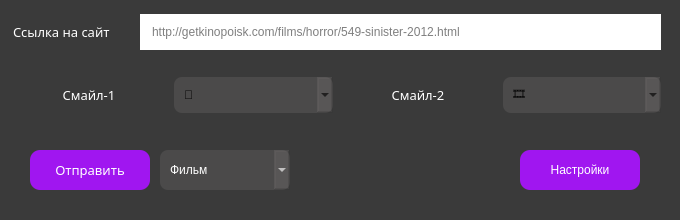
<?xml version="1.0" encoding="UTF-8"?>
<ui version="4.0">
 <class>Main</class>
 <widget class="QDialog" name="Main">
  <property name="geometry">
   <rect>
    <x>0</x>
    <y>0</y>
    <width>680</width>
    <height>220</height>
   </rect>
  </property>
  <property name="minimumSize">
   <size>
    <width>680</width>
    <height>220</height>
   </size>
  </property>
  <property name="maximumSize">
   <size>
    <width>680</width>
    <height>220</height>
   </size>
  </property>
  <property name="windowTitle">
   <string notr="true">Kuнoмaнuя NEWS</string>
  </property>
  <property name="windowIcon">
   <iconset>
    <normaloff>../../Pictures/Logos/klinklinom-1000pxv5-1024x1024.png</normaloff>../../Pictures/Logos/klinklinom-1000pxv5-1024x1024.png</iconset>
  </property>
  <property name="styleSheet">
   <string notr="true">font: 75 10pt &quot;Comfortaa&quot;;
background: #3a3a3a;</string>
  </property>
  <widget class="QPushButton" name="pushButton">
   <property name="enabled">
    <bool>true</bool>
   </property>
   <property name="geometry">
    <rect>
     <x>30</x>
     <y>150</y>
     <width>120</width>
     <height>40</height>
    </rect>
   </property>
   <property name="font">
    <font>
     <family>Comfortaa</family>
     <pointsize>10</pointsize>
     <weight>9</weight>
     <italic>false</italic>
     <bold>false</bold>
    </font>
   </property>
   <property name="cursor">
    <cursorShape>PointingHandCursor</cursorShape>
   </property>
   <property name="mouseTracking">
    <bool>false</bool>
   </property>
   <property name="autoFillBackground">
    <bool>false</bool>
   </property>
   <property name="styleSheet">
    <string notr="true">background: #a016f0;
color: #fff;
border-radius: 10px;</string>
   </property>
   <property name="text">
    <string>Отправить</string>
   </property>
   <property name="checkable">
    <bool>false</bool>
   </property>
   <property name="autoDefault">
    <bool>true</bool>
   </property>
   <property name="default">
    <bool>false</bool>
   </property>
  </widget>
  <widget class="QToolButton" name="toolButton">
   <property name="geometry">
    <rect>
     <x>520</x>
     <y>150</y>
     <width>120</width>
     <height>40</height>
    </rect>
   </property>
   <property name="cursor">
    <cursorShape>PointingHandCursor</cursorShape>
   </property>
   <property name="styleSheet">
    <string notr="true">background: #a016f0;
color: #fff;
border-radius: 10px;</string>
   </property>
   <property name="text">
    <string>Настройки</string>
   </property>
  </widget>
  <widget class="QWidget" name="layoutWidget">
   <property name="geometry">
    <rect>
     <x>10</x>
     <y>10</y>
     <width>651</width>
     <height>45</height>
    </rect>
   </property>
   <layout class="QGridLayout" name="main_Link">
    <item row="0" column="0">
     <widget class="QLabel" name="label_link">
      <property name="font">
       <font>
        <family>Comfortaa</family>
        <pointsize>10</pointsize>
        <weight>9</weight>
        <italic>false</italic>
        <bold>false</bold>
       </font>
      </property>
      <property name="whatsThis">
       <string>&lt;html&gt;&lt;head/&gt;&lt;body&gt;&lt;p&gt;Здесь должна быть ссылка на сайт.&lt;/p&gt;&lt;p&gt;Рекомендованный сайт - HDREZKA&lt;/p&gt;&lt;/body&gt;&lt;/html&gt;</string>
      </property>
      <property name="styleSheet">
       <string notr="true">color: #fff;
margin-right: 20px;</string>
      </property>
      <property name="text">
       <string>Ссылка на сайт</string>
      </property>
      <property name="alignment">
       <set>Qt::AlignLeading|Qt::AlignLeft|Qt::AlignVCenter</set>
      </property>
     </widget>
    </item>
    <item row="0" column="1">
     <widget class="QLineEdit" name="lineEdit_link">
      <property name="styleSheet">
       <string notr="true">background: #fff;
color: #000;
padding: 10px;
border-radius: 20px;</string>
      </property>
      <property name="text">
       <string/>
      </property>
      <property name="placeholderText">
       <string>http://getkinopoisk.com/films/horror/549-sinister-2012.html</string>
      </property>
     </widget>
    </item>
   </layout>
  </widget>
  <widget class="QWidget" name="layoutWidget">
   <property name="geometry">
    <rect>
     <x>10</x>
     <y>70</y>
     <width>651</width>
     <height>51</height>
    </rect>
   </property>
   <layout class="QGridLayout" name="gridLayout">
    <item row="0" column="2">
     <widget class="QComboBox" name="smile1">
      <property name="styleSheet">
       <string notr="true">background: rgb(145, 136, 137, 50);
color: #000;
padding: 10px;
border-radius: 8px;</string>
      </property>
      <item>
       <property name="text">
        <string>🍿</string>
       </property>
      </item>
      <item>
       <property name="text">
        <string>🎞️</string>
       </property>
      </item>
      <item>
       <property name="text">
        <string>👻</string>
       </property>
      </item>
      <item>
       <property name="text">
        <string>🔦</string>
       </property>
      </item>
      <item>
       <property name="text">
        <string>🎃</string>
       </property>
      </item>
      <item>
       <property name="text">
        <string>🕯️</string>
       </property>
      </item>
      <item>
       <property name="text">
        <string>⚰️</string>
       </property>
      </item>
      <item>
       <property name="text">
        <string>🔪</string>
       </property>
      </item>
      <item>
       <property name="text">
        <string>🔥</string>
       </property>
      </item>
      <item>
       <property name="text">
        <string>⚔️</string>
       </property>
      </item>
      <item>
       <property name="text">
        <string>🗺️</string>
       </property>
      </item>
      <item>
       <property name="text">
        <string>🧭</string>
       </property>
      </item>
      <item>
       <property name="text">
        <string>📀</string>
       </property>
      </item>
      <item>
       <property name="text">
        <string>🎈</string>
       </property>
      </item>
      <item>
       <property name="text">
        <string>🧨</string>
       </property>
      </item>
     </widget>
    </item>
    <item row="0" column="3">
     <widget class="QLabel" name="label_smile_2">
      <property name="font">
       <font>
        <family>Comfortaa</family>
        <pointsize>10</pointsize>
        <weight>9</weight>
        <italic>false</italic>
        <bold>false</bold>
       </font>
      </property>
      <property name="styleSheet">
       <string notr="true">color: #fff;</string>
      </property>
      <property name="text">
       <string>Смайл-2</string>
      </property>
      <property name="alignment">
       <set>Qt::AlignCenter</set>
      </property>
     </widget>
    </item>
    <item row="0" column="0">
     <widget class="QLabel" name="label_smile">
      <property name="font">
       <font>
        <family>Comfortaa</family>
        <pointsize>10</pointsize>
        <weight>9</weight>
        <italic>false</italic>
        <bold>false</bold>
       </font>
      </property>
      <property name="styleSheet">
       <string notr="true">color: #fff;</string>
      </property>
      <property name="text">
       <string>Смайл-1</string>
      </property>
      <property name="alignment">
       <set>Qt::AlignCenter</set>
      </property>
     </widget>
    </item>
    <item row="0" column="4">
     <widget class="QComboBox" name="smile2">
      <property name="styleSheet">
       <string notr="true">background: rgb(145, 136, 137, 50);
color: #000;
padding: 10px;
border-radius: 8px;</string>
      </property>
      <item>
       <property name="text">
        <string>🎞️</string>
       </property>
      </item>
      <item>
       <property name="text">
        <string>🍿</string>
       </property>
      </item>
      <item>
       <property name="text">
        <string>👻</string>
       </property>
      </item>
      <item>
       <property name="text">
        <string>🔦</string>
       </property>
      </item>
      <item>
       <property name="text">
        <string>🎃</string>
       </property>
      </item>
      <item>
       <property name="text">
        <string>🕯️</string>
       </property>
      </item>
      <item>
       <property name="text">
        <string>⚰️</string>
       </property>
      </item>
      <item>
       <property name="text">
        <string>🔪</string>
       </property>
      </item>
      <item>
       <property name="text">
        <string>🔥</string>
       </property>
      </item>
      <item>
       <property name="text">
        <string>⚔️</string>
       </property>
      </item>
      <item>
       <property name="text">
        <string>🗺️</string>
       </property>
      </item>
      <item>
       <property name="text">
        <string>🧭</string>
       </property>
      </item>
      <item>
       <property name="text">
        <string>📀</string>
       </property>
      </item>
      <item>
       <property name="text">
        <string>🎈</string>
       </property>
      </item>
      <item>
       <property name="text">
        <string>🧨</string>
       </property>
      </item>
     </widget>
    </item>
   </layout>
  </widget>
  <widget class="QComboBox" name="aboutSend">
   <property name="geometry">
    <rect>
     <x>160</x>
     <y>150</y>
     <width>130</width>
     <height>40</height>
    </rect>
   </property>
   <property name="whatsThis">
    <string>&lt;html&gt;&lt;head/&gt;&lt;body&gt;&lt;p&gt;Выберите из списка к какой категории отностится публикуемый контент. *&lt;span style=&quot; font-style:italic;&quot;&gt;В зависимости от выбора, будут примененны разные алгоритмы вывода фильмов&lt;/span&gt;&lt;/p&gt;&lt;/body&gt;&lt;/html&gt;</string>
   </property>
   <property name="styleSheet">
    <string notr="true">background: rgb(145, 136, 137, 50);
color: #fff;
padding: 10px;
border-radius: 8px;</string>
   </property>
   <item>
    <property name="text">
     <string>Фильм</string>
    </property>
   </item>
   <item>
    <property name="text">
     <string>Сериал</string>
    </property>
   </item>
   <item>
    <property name="text">
     <string>Мультфильм</string>
    </property>
   </item>
   <item>
    <property name="text">
     <string>Аниме</string>
    </property>
   </item>
  </widget>
 </widget>
 <resources/>
 <connections/>
</ui>
